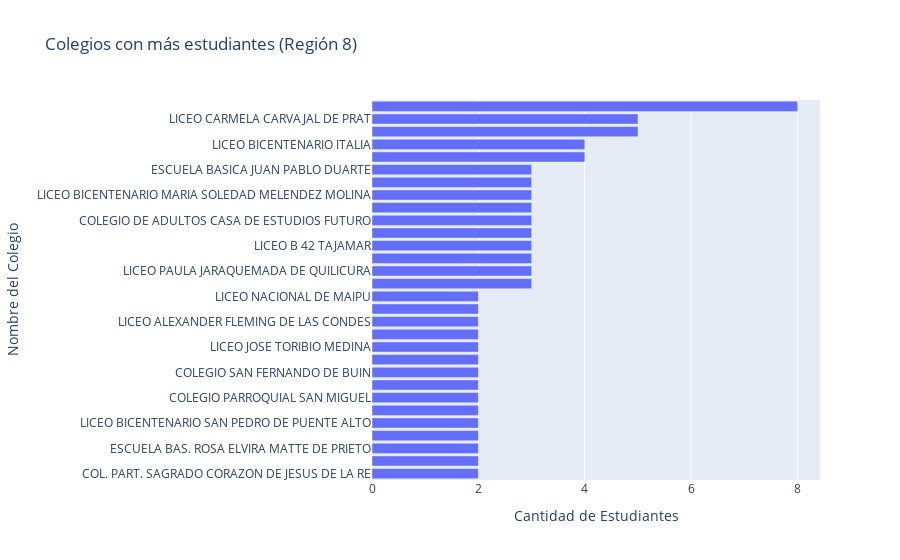

This figure's notebook cell:
### Code cell
import pandas as pd
import plotly.express as px

# Asegurar que CODIGO_REGION sea numérico sin decimales
base_total["CODIGO_REGION"] = pd.to_numeric(base_total["CODIGO_REGION"], errors="coerce").astype("Int64")

# Filtrar por región específica (por ejemplo, región 8)
region_filtrada = base_total[base_total["CODIGO_REGION"] == 13].copy()

# Contar frecuencia de colegios
top_colegios = (
    region_filtrada["NOMBRE_COLEGIO_EGRESO"]
    .value_counts()
    .head(30)  # puedes ajustar el número de colegios
    .reset_index()
)
top_colegios.columns = ["NOMBRE_COLEGIO_EGRESO", "N_ESTUDIANTES"]

# Crear gráfico con Plotly
fig = px.bar(
    top_colegios,
    x="N_ESTUDIANTES",
    y="NOMBRE_COLEGIO_EGRESO",
    orientation="h",
    title="Colegios con más estudiantes (Región 8)",
    labels={"NOMBRE_COLEGIO_EGRESO": "Nombre del Colegio", "N_ESTUDIANTES": "Cantidad de Estudiantes"}
)

fig.update_layout(yaxis=dict(categoryorder='total ascending'))
fig.show()

### Figure 1 — Plotly figure (JSON) as saved in the notebook; plotly's stock layout.template omitted (floating-point values rounded to 4 significant figures)
{"data": [{"alignmentgroup": "True", "hovertemplate": "Cantidad de Estudiantes=%{x}<br>Nombre del Colegio=%{y}<extra></extra>", "legendgroup": "", "marker": {"color": "#636efa", "pattern": {"shape": ""}}, "name": "", "offsetgroup": "", "orientation": "h", "showlegend": false, "textposition": "auto", "type": "bar", "x": [8, 5, 5, 4, 4, 3, 3, 3, 3, 3, 3, 3, 3, 3, 3, 2, 2, 2, 2, 2, 2, 2, 2, 2, 2, 2, 2, 2, 2, 2], "xaxis": "x", "y": ["LICEO INSTITUTO NACIONAL", "LICEO JOSE VICTORINO LASTARRIA", "LICEO CARMELA CARVAJAL DE PRAT", "COLEGIO BICENTENARIO SANTA MARIA DE PAINE", "LICEO BICENTENARIO ITALIA", "COLEGIO  MANQUECURA VALLE LO CAMPINO", "LICEO PAULA JARAQUEMADA DE QUILICURA", "LICEO JOSE DOMINGO CANAS", "LICEO B 42 TAJAMAR", "COMPLEJO EDUCACIONAL LA REINA", "COLEGIO DE ADULTOS CASA DE ESTUDIOS FUTURO", "INSTITUTO SAN PABLO MISIONERO", "LICEO BICENTENARIO MARIA SOLEDAD MELENDEZ MOLINA", "COLEGIO INSTITUTO DE HUMANIDADES LUIS CAMPINO", "ESCUELA BASICA JUAN PABLO DUARTE", "COL. PART. SAGRADO CORAZON DE JESUS DE LA RE", "LICEO JOSE IGNACIO ZENTENO", "ESCUELA BAS. ROSA ELVIRA MATTE DE PRIETO", "COLEGIO PART. NTRA. SRA. MARIA INMACULADA DEL", "LICEO BICENTENARIO SAN PEDRO DE PUENTE ALTO", "CENTRO POLITECNICO PARTICULAR SAN RAMON", "COLEGIO PARROQUIAL SAN MIGUEL", "LICEO POLIV. ABDON CIFUENTES", "COLEGIO SAN FERNANDO DE BUIN", "COLEGIO SANTIAGO COLLEGE", "LICEO JOSE TORIBIO MEDINA", "LICEO SAN PEDRO POVEDA", "LICEO ALEXANDER FLEMING DE LAS CONDES", "LICEO SANTIAGO BUERAS y AVARIA", "LICEO NACIONAL DE MAIPU"], "yaxis": "y"}], "layout": {"barmode": "relative", "legend": {"tracegroupgap": 0}, "title": {"text": "Colegios con más estudiantes (Región 8)"}, "xaxis": {"anchor": "y", "domain": [0, 1], "title": {"text": "Cantidad de Estudiantes"}}, "yaxis": {"anchor": "x", "categoryorder": "total ascending", "domain": [0, 1], "title": {"text": "Nombre del Colegio"}}}}
